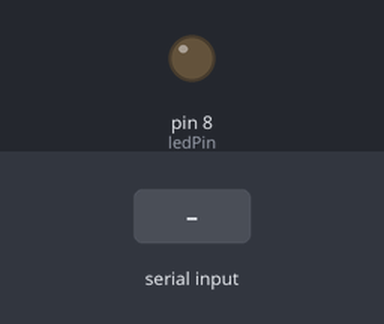
A sketch run on a simulated Arduino Uno, built with avr-gcc and run on an emulated ATmega328P. Shown: output pins drawn as LEDs (lit = HIGH). The test bench sets the inputs (shaded band).

Above: at 1.2 s.
1.3 s: "1" received over Serial
At 1.9 s:
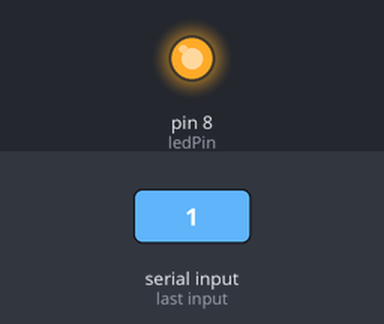
2.8 s: "0" received over Serial
At 4.2 s:
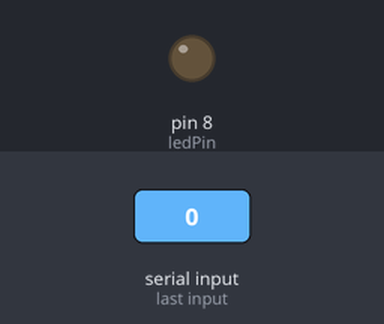
Timing chart, 0 to 5.8 s (numbered marks = the images above; inputs shaded):
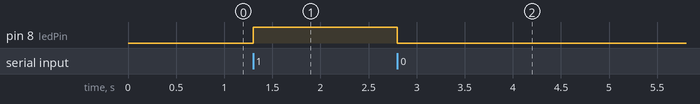

The sketch:

c_digo_arduino.ino
```cpp
// Este código Arduino está diseñado para controlar un LED conectado al pin 8 utilizando entrada serial.
// Configura la comunicación serial a una velocidad de baudios de 9600 y configura el pin 8 como salida para el LED.

const int ledPin = 8; // Define el número de pin para el LED

void setup() {
  Serial.begin(9600); // Inicializa la comunicación serial a 9600 baudios
  pinMode(ledPin, OUTPUT); // Configura el pin del LED como salida
}

void loop() {
  if (Serial.available() > 0) { // Verifica si hay datos disponibles para leer desde serial
    char data = Serial.read(); // Lee el carácter entrante desde serial

    // Si el carácter recibido es '1', enciende el LED
    if (data == '1') {
      digitalWrite(ledPin, HIGH);
    }
    // Si el carácter recibido es '0', apaga el LED
    else if (data == '0') {
      digitalWrite(ledPin, LOW);
    }
  }
}
```

Measured:
- after the input at 1.3 s, pin 8 (ledPin): LOW → HIGH at once
- after the input at 2.8 s, pin 8 (ledPin): HIGH → LOW at once
